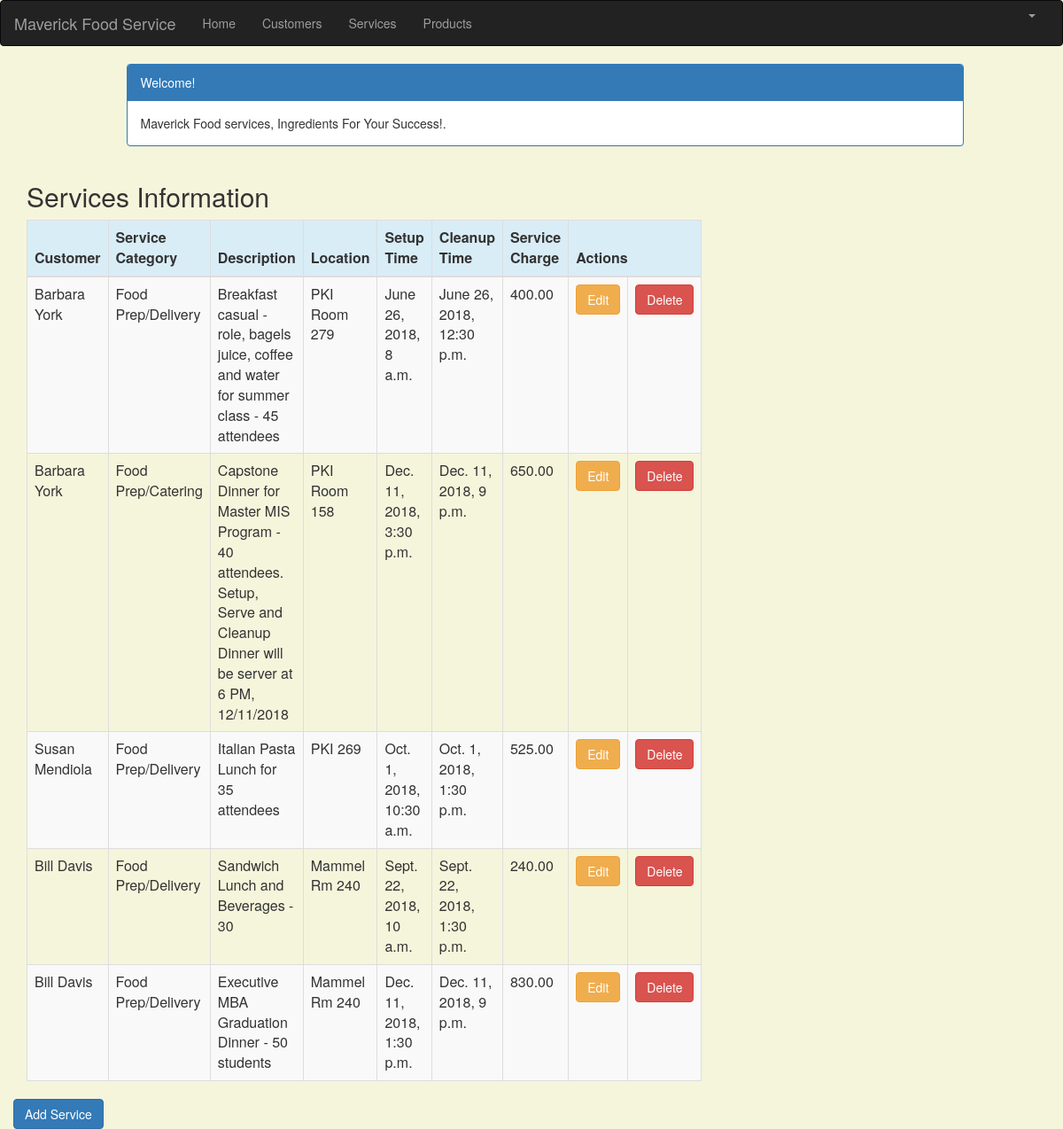
Screenshot of /service_list (signed in) with the database file from the repository.
### crm/models.py (models this page shows, shortened)
class Service(models.Model):
    cust_name = models.ForeignKey(Customer, on_delete=models.CASCADE, related_name='services')
    service_category = models.CharField(max_length=100)
    description = models.TextField()
    location = models.CharField(max_length=200)
    setup_time = models.DateTimeField(
        default=timezone.now)
    cleanup_time = models.DateTimeField(
        default=timezone.now)
    service_charge = models.DecimalField(max_digits=10, decimal_places=2)
    created_date = models.DateTimeField(
        default=timezone.now)
    updated_date = models.DateTimeField(auto_now_add=True)

class Customer(models.Model):
    cust_name = models.CharField(max_length=50)
    organization = models.CharField(max_length=100, blank=True)
    role = models.CharField(max_length=100)
    email = models.EmailField(max_length=100)
    bldgroom = models.CharField(max_length=100)
    address = models.CharField(max_length=200)
    account_number = models.IntegerField(blank=False, null=False)
    city = models.CharField(max_length=50)
    state = models.CharField(max_length=50)
    zipcode = models.CharField(max_length=10)
    phone_number = models.CharField(max_length=50)
    created_date = models.DateTimeField(
        default=timezone.now)
    updated_date = models.DateTimeField(auto_now_add=True)
    def __str__(self):
        return str(self.cust_name)

### crm/views.py (the view)
# urls.py: path('service_list', views.service_list, name='service_list'),
@login_required
def service_list(request):
   services = Service.objects.filter(created_date__lte=timezone.now())
   return render(request, 'crm/service_list.html', {'services': services})

### crm/templates/crm/service_list.html (shortened to what this page needs)
{% extends 'crm/base.html' %}
{% block content %}
<html>
<head>
    <link rel="stylesheet" href="https://maxcdn.bootstrapcdn.com/bootstrap/3.3.4/css/bootstrap.min.css">
</head>
<body>
    <div class="container">
        <div class="row">
            <div class="col-md-10 col-md-offset-1">
                <div class="panel panel-primary">
                    <div class="panel-heading">Welcome!</div>
                    <div class="panel-body">
                        Maverick Food services, Ingredients For Your Success!.
                    </div>
                </div>
            </div>
        </div>
    </div>
    <div class="row">
        <h2 style="padding-left: 15Px">Services Information</h2>
    </div>
    <div>
        <table class="table table-striped table-bordered table-hover">
            <thead>
                <tr class="bg-info">
                    <th>Customer</th>
                    <th>Service Category</th>
                    <th>Description</th>
                    <th>Location</th>
                    <th>Setup Time</th>
                    <th>Cleanup Time</th>
                    <th>Service Charge</th>
                    <th colspan="3">Actions</th>
                </tr>
            </thead>
            <tbody>
                {% for service in services %}
                <tr>
                    <td>{{ service.cust_name }}</td>
                    <td>{{ service.service_category }}</td>
                    <td>{{ service.description }}</td>
                    <td>{{ service.location }}</td>
                    <td>{{ service.setup_time }}</td>
                    <td>{{ service.cleanup_time }}</td>
                    <td>{{ service.service_charge }}</td>
                    <td><a href="{% url 'crm:service_edit' pk=service.pk %}"
                        class="btn btn-warning">Edit</a>
                    </td>
                    <td><a href="" class="btn btn-danger">Delete</a>
                    </td>
                </tr>
                {% endfor %}
            </tbody>
        </table>
        <div class="row">
            <a href="{% url 'crm:service_new' %}" class="row"><span class="btn btn-primary">Add Service</span></a>
        </div>
    </div>
</body>
</html>
{% endblock %}

### crm/templates/crm/base.html (shortened to what this page needs)
{% load staticfiles %}
<html lang="en">
<head>
    <link rel="stylesheet" href="https://maxcdn.bootstrapcdn.com/bootstrap/3.3.7/css/bootstrap.min.css">
</head>
<body id="app-layout">
    <nav class="navbar navbar-inverse">
        <div class="container-fluid">
            <div class="navbar-header">
                <a class="navbar-brand" href="/">
                    Maverick Food Service
                </a>
            </div>
            <div class="collapse navbar-collapse" id="myNavbar">
                <ul class="nav navbar-nav">
                    <li><a href="{% url 'crm:home' %}">Home</a></li>
                    <li><a href="{% url 'crm:customer_list' %}">Customers</a></li>
                    <li><a href="{% url 'crm:service_list' %}">Services</a></li>
                    <li><a href="{% url 'crm:customer_list' %}">Products</a></li>
                </ul>
                <ul class="nav navbar-nav navbar-right">
                    {% if user.is_authenticated %}
                    <li class="dropdown">
                        <a href="#" class="dropdown-toggle" data-toggle="dropdown" role="button" aria-expanded="false">
                            <span class="caret"></span>
                        </a>
                    </li>
                    {% else %}
                    <li><a href="{% url 'login' %}"><span class="glyphicon glyphicon-log-in"></span> Login</a></li>
                    {% endif %}
                </ul>
            </div>
        </div>
    </nav>
    <div class="content container">
        <div class="row">
            <div class="col-md-8">
                {% block content %}{% endblock %}
            </div>
        </div>
</body>
</html>

### crm/templates/crm/base.html (style rules this page uses)
.navbar { margin-bottom: 0; border-radius: 0; }

### crm/templates/crm/service_list.html (style rules this page uses)
body { background-color: beige; }

### rows the page displays
Service: cust_name "Barbara York", service_category "Food Prep/Delivery", description "Breakfast casual - role, bagels juice, coffee and water for summer class - 45 attendees", location "PKI Room 279", setup_time "June 26, 2018, 8 a.m.", cleanup_time "June 26, 2018, 12:30 p.m.", service_charge "400.00"
Service: cust_name "Barbara York", service_category "Food Prep/Catering", description "Capstone Dinner for Master MIS Program - 40 attendees. Setup, Serve and Cleanup Dinner will be server at 6 PM, 12/11/2018", location "PKI Room 158", setup_time "Dec. 11, 2018, 3:30 p.m.", cleanup_time "Dec. 11, 2018, 9 p.m.", service_charge "650.00"
Service: cust_name "Susan Mendiola", service_category "Food Prep/Delivery", description "Italian Pasta Lunch for 35 attendees", location "PKI 269", setup_time "Oct. 1, 2018, 10:30 a.m.", cleanup_time "Oct. 1, 2018, 1:30 p.m.", service_charge "525.00"
Service: cust_name "Bill Davis", service_category "Food Prep/Delivery", description "Sandwich Lunch and Beverages - 30", location "Mammel Rm 240", setup_time "Sept. 22, 2018, 10 a.m.", cleanup_time "Sept. 22, 2018, 1:30 p.m.", service_charge "240.00"
Service: cust_name "Bill Davis", service_category "Food Prep/Delivery", description "Executive MBA Graduation Dinner - 50 students", location "Mammel Rm 240", setup_time "Dec. 11, 2018, 1:30 p.m.", cleanup_time "Dec. 11, 2018, 9 p.m.", service_charge "830.00"
